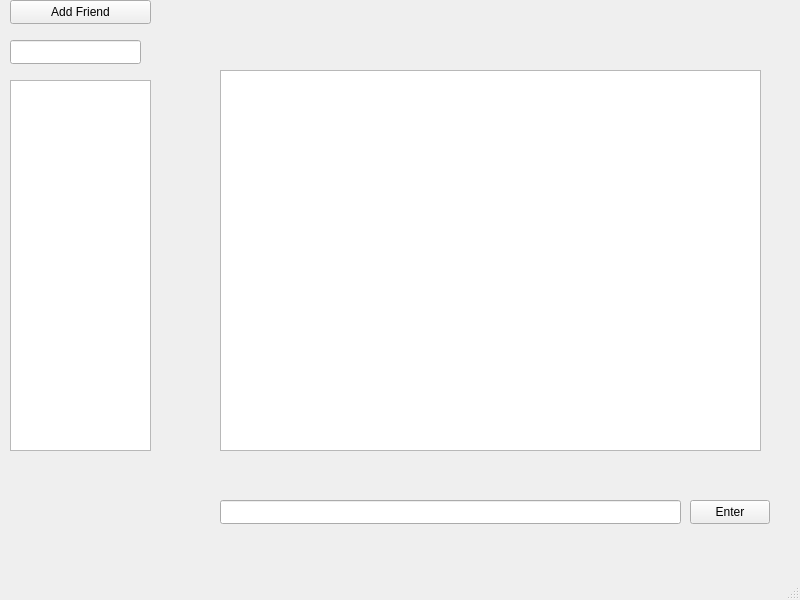
<?xml version="1.0" encoding="UTF-8"?>
<ui version="4.0">
 <class>chatwindow</class>
 <widget class="QMainWindow" name="chatwindow">
  <property name="geometry">
   <rect>
    <x>0</x>
    <y>0</y>
    <width>800</width>
    <height>600</height>
   </rect>
  </property>
  <property name="windowTitle">
   <string>MainWindow</string>
  </property>
  <widget class="QWidget" name="centralwidget">
   <widget class="QListWidget" name="FriendList">
    <property name="geometry">
     <rect>
      <x>10</x>
      <y>80</y>
      <width>141</width>
      <height>371</height>
     </rect>
    </property>
   </widget>
   <widget class="QPushButton" name="pushButton">
    <property name="geometry">
     <rect>
      <x>10</x>
      <y>0</y>
      <width>141</width>
      <height>24</height>
     </rect>
    </property>
    <property name="text">
     <string>Add Friend</string>
    </property>
   </widget>
   <widget class="QListWidget" name="MessageList">
    <property name="geometry">
     <rect>
      <x>220</x>
      <y>70</y>
      <width>541</width>
      <height>381</height>
     </rect>
    </property>
   </widget>
   <widget class="QLineEdit" name="EnterMessage">
    <property name="geometry">
     <rect>
      <x>220</x>
      <y>500</y>
      <width>461</width>
      <height>24</height>
     </rect>
    </property>
   </widget>
   <widget class="QLineEdit" name="FriendName">
    <property name="geometry">
     <rect>
      <x>10</x>
      <y>40</y>
      <width>131</width>
      <height>24</height>
     </rect>
    </property>
   </widget>
   <widget class="QPushButton" name="pushMessage">
    <property name="geometry">
     <rect>
      <x>690</x>
      <y>500</y>
      <width>80</width>
      <height>24</height>
     </rect>
    </property>
    <property name="text">
     <string>Enter</string>
    </property>
   </widget>
  </widget>
  <widget class="QMenuBar" name="menubar">
   <property name="geometry">
    <rect>
     <x>0</x>
     <y>0</y>
     <width>800</width>
     <height>21</height>
    </rect>
   </property>
  </widget>
  <widget class="QStatusBar" name="statusbar"/>
 </widget>
 <resources/>
 <connections/>
</ui>
